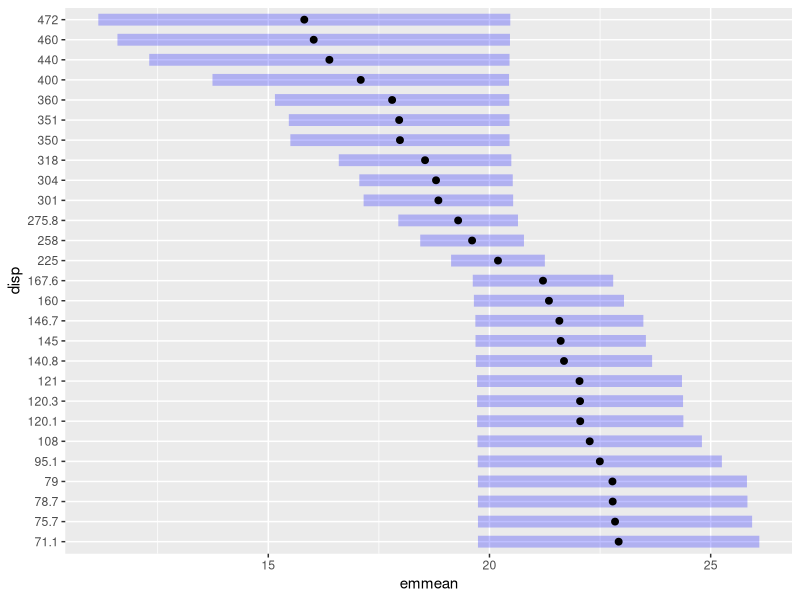
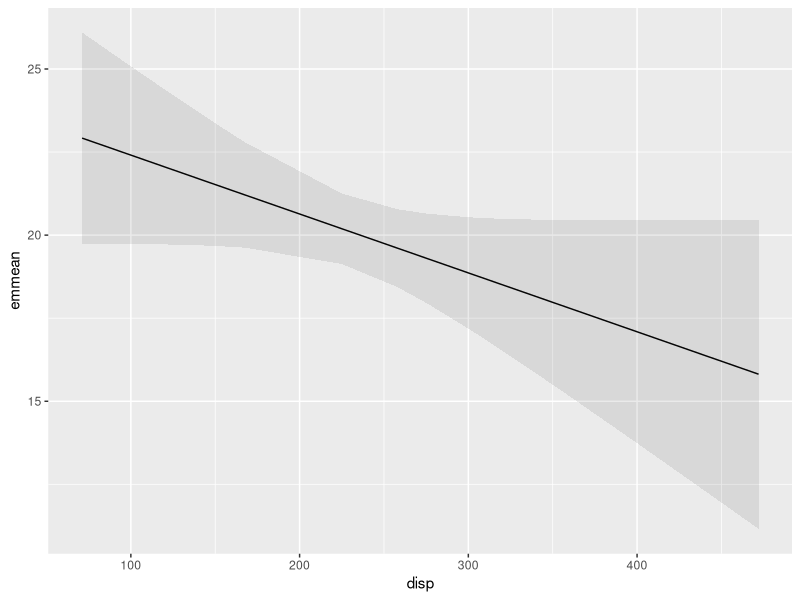
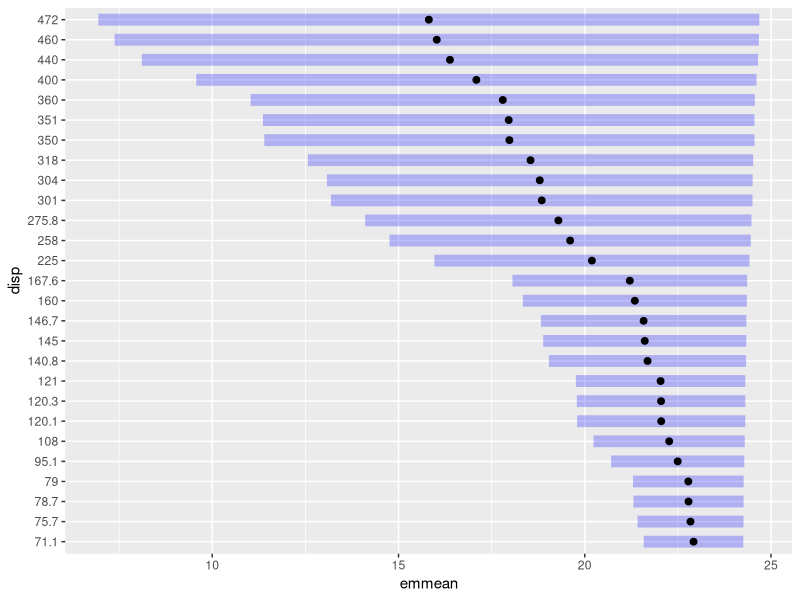
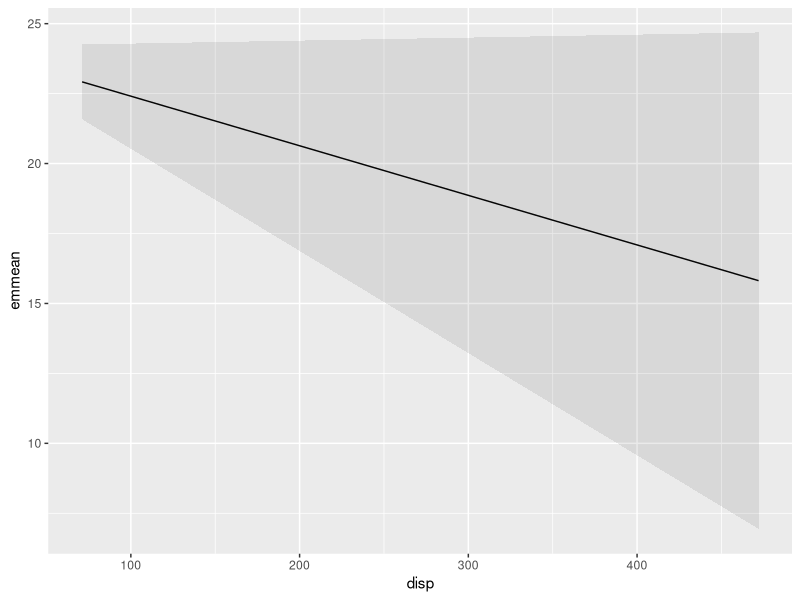
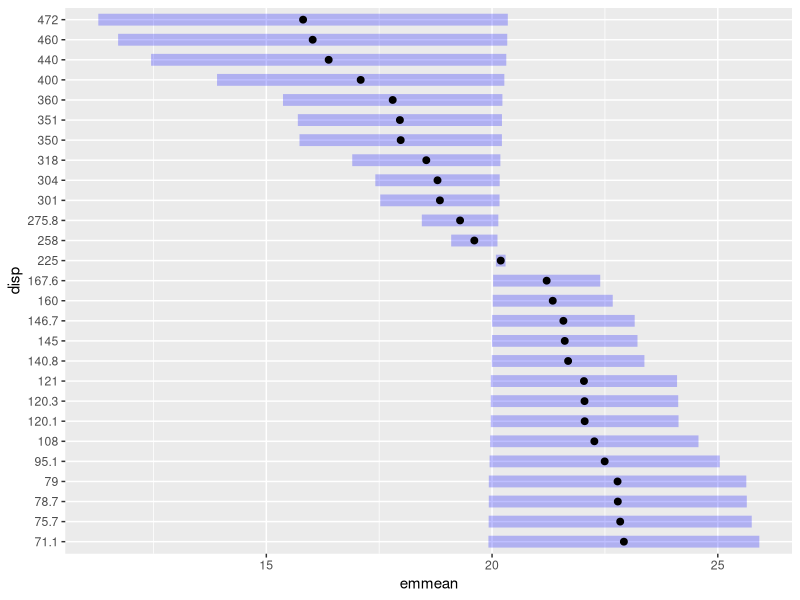
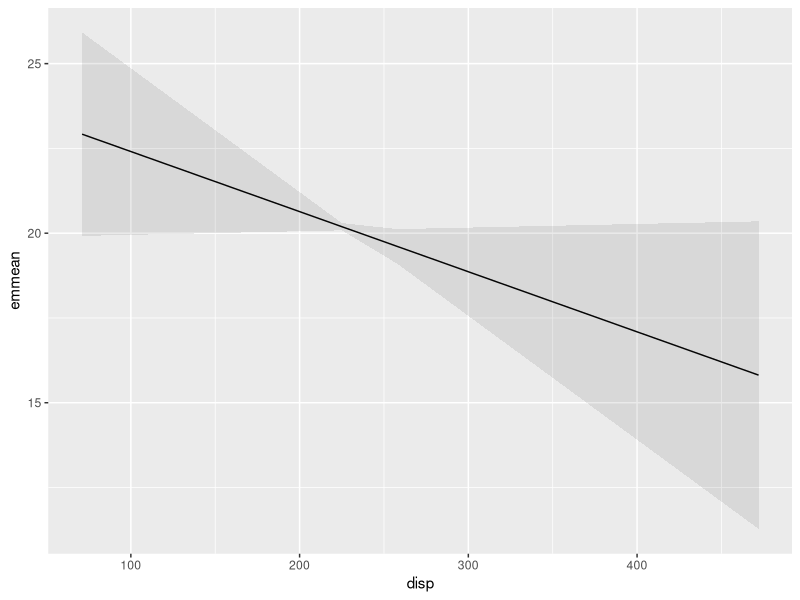
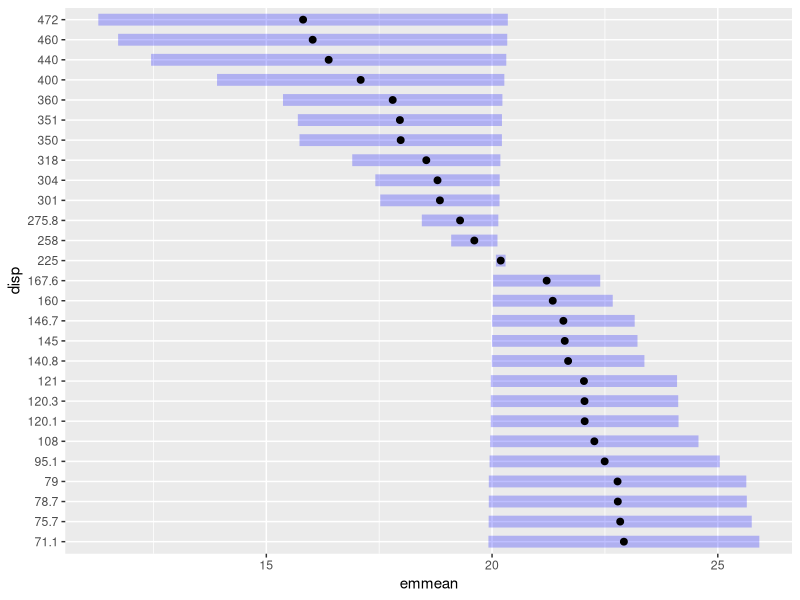
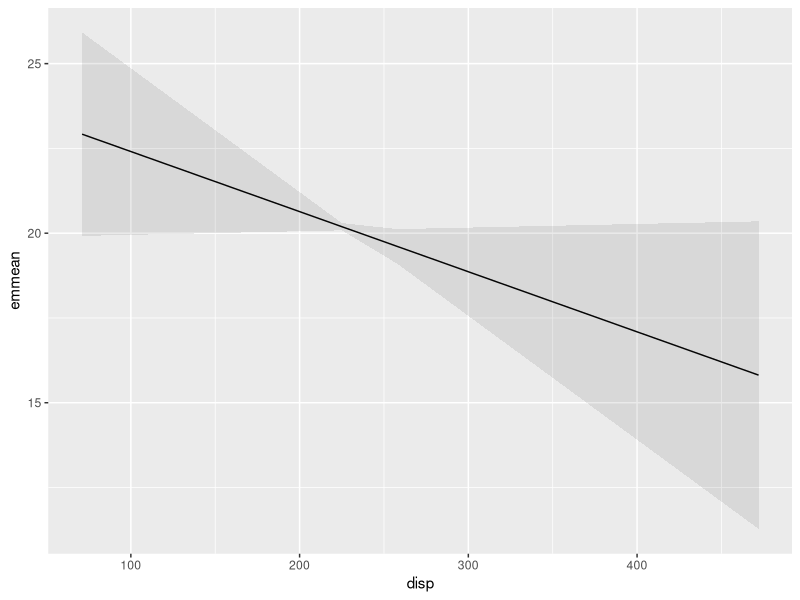

Write the R code that produced these figures, in order. (Note: this script raises an error after producing the figures.)
library(emmeans)
library(ggplot2)

## two models, with and without scaled/centered focal predictor
## (centering is the important part here ...)
m1 <- lm(mpg~disp+wt,data=mtcars)
m2 <- lm(mpg~scale(disp)+scale(wt),data=mtcars)

## by default we get a plot that predicts at discrete values of disp
plot(e1 <- emmeans(m1, ~disp, cov.keep="disp", CIs=TRUE))
## we can do it by hand; don't know if there is a shortcut for this or not ...
d1 <- as.data.frame(e1)
print(g1 <- ggplot(d1, aes(disp, emmean))
    + geom_line()
    + geom_ribbon(aes(ymin=lower.CL, ymax=upper.CL),
                  colour=NA, alpha=0.1)
    )

## zero out all but focal effects
zero_vcov <- function(m, focal_params) {
    v <- vcov(m)
    focal_var <- v[focal_params,focal_params]
    v[] <- 0 ## set all to zero, preserving dims/names
    v[focal_params, focal_params] <- focal_var
    return(v)
}

zero_vcov(m1,"disp")
zero_vcov(m1,c("disp","wt"))

plot(e2 <- emmeans(m1, ~disp, cov.keep="disp", CIs=TRUE,
                   vcov. = zero_vcov(m1, "disp")))
## works, but disappointing because disp isn't centered
g1 %+% as.data.frame(e2)

## do it with the scaled-disp model instead
plot(e3 <- emmeans(m2, ~disp, cov.keep="disp", CIs=TRUE,
                   vcov. = zero_vcov(m2, "scale(disp)")))
g1 %+% as.data.frame(e3)

## identical results here because wt is zero at the model center/reference point
plot(e4 <- emmeans(m2, ~disp, cov.keep="disp", CIs=TRUE,
                   vcov. = zero_vcov(m2, c("scale(disp)","scale(wt)"))))
g1 %+% as.data.frame(e4)


## Not sure on how to extract parameter level variable names
extract_assign <- function(mod, intercept = TRUE){
	mat <- model.matrix(mod)
	xnames <- colnames(mat)
	mod_term <- terms(mod)
	mod_form <- formula(delete.response(mod_term))
	var_labs <- all.vars(mod_form)
	assign <- attr(mat, "assign")
	if(intercept) {
		var_labs <- c("(Intercept)", var_labs)
		assign <- assign + 1
	}
	assign <- setNames(var_labs[assign], xnames)
	return(assign)
}

zero_vcov2 <- function(m, focal_params, intercept = TRUE) {
	assign <- extract_assign(m, intercept)
	focal_params <- names(assign)[assign %in% focal_params]
	v <- vcov(m)
	if(inherits(m, "glmmTMB")){
		v <- v$cond
	}
	focal_var <- v[focal_params,focal_params]
	v[] <- 0 ## set all to zero, preserving dims/names
	v[focal_params, focal_params] <- focal_var
	return(v)
}

d1 <- as.data.frame(p2)
print(g2 <- ggplot(d1, aes(age, emmean))
    + geom_line()
    + geom_ribbon(aes(ymin=lower.CL, ymax=upper.CL),
                  colour=NA, alpha=0.1)
    )
